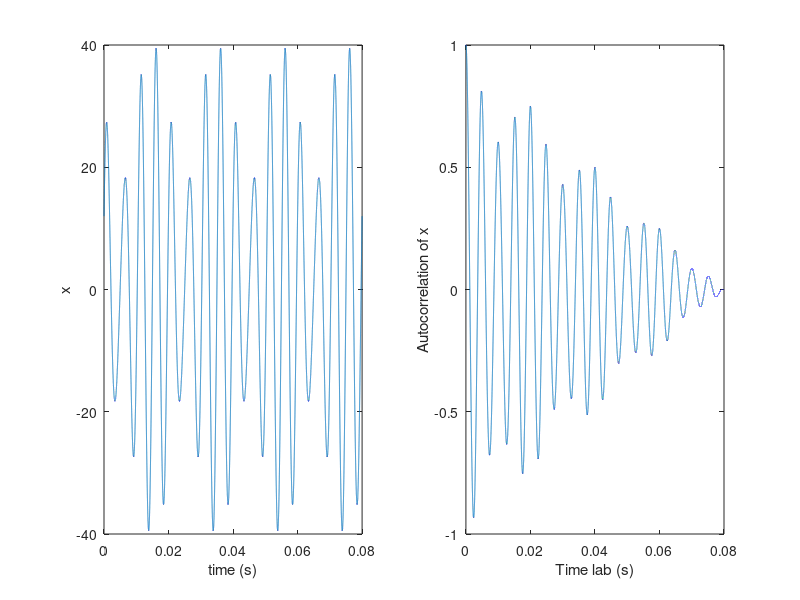

The MATLAB source for this figure: (Note: this script raises an error after producing the figure.)
t = linspace(0,4*(1/50),100000);
% Sampling interval and sampling frequency
dt = t(2) - t(1);
Fs = 1/dt;
x1 = 28*sin(400*pi*t);
x2 = 12*cos(500*pi*t); 
x = x1 + x2;
% Autocorrelation
[C,lags] = xcorr(x,'coeff');

% Convert lag from samples to seconds
tau = lags/Fs;

figure(1);
subplot(1,2,1)
plot(t,x)
xlabel('time (s)')
ylabel('x')
subplot(1,2,2)
plot(tau,C)
xlim([0 0.08])
xlabel('Time lab (s)')
ylabel('Autocorrelation of x')
% Mark the expected fundamental period
xline(1/50,'--')
set(findall(gcf,'-property','FontSize'),'FontSize',24)
%Non-periodic multi-function signal

% y1 = 28*sin(400*pi*t);
% y2 = 24*cos(sqrt(2)*500*pi*t); 
% y = y1 + y2;
% % Autocorrelation
% [Cy,lagsy] = xcorr(y,'coeff');
% 
% % Convert lag from samples to seconds
% tauy = lagsy/Fs;
% 
% figure(2);
% subplot(1,2,1)
% plot(t,y)
% xlabel('time (s)')
% ylabel('y')
% subplot(1,2,2)
% plot(tauy,Cy)
% xlim([0 0.08])
% xlabel('Time lab (s)')
% ylabel('Autocorrelation of y')
% % Mark the expected fundamental period
% xline(1/50,'--')
